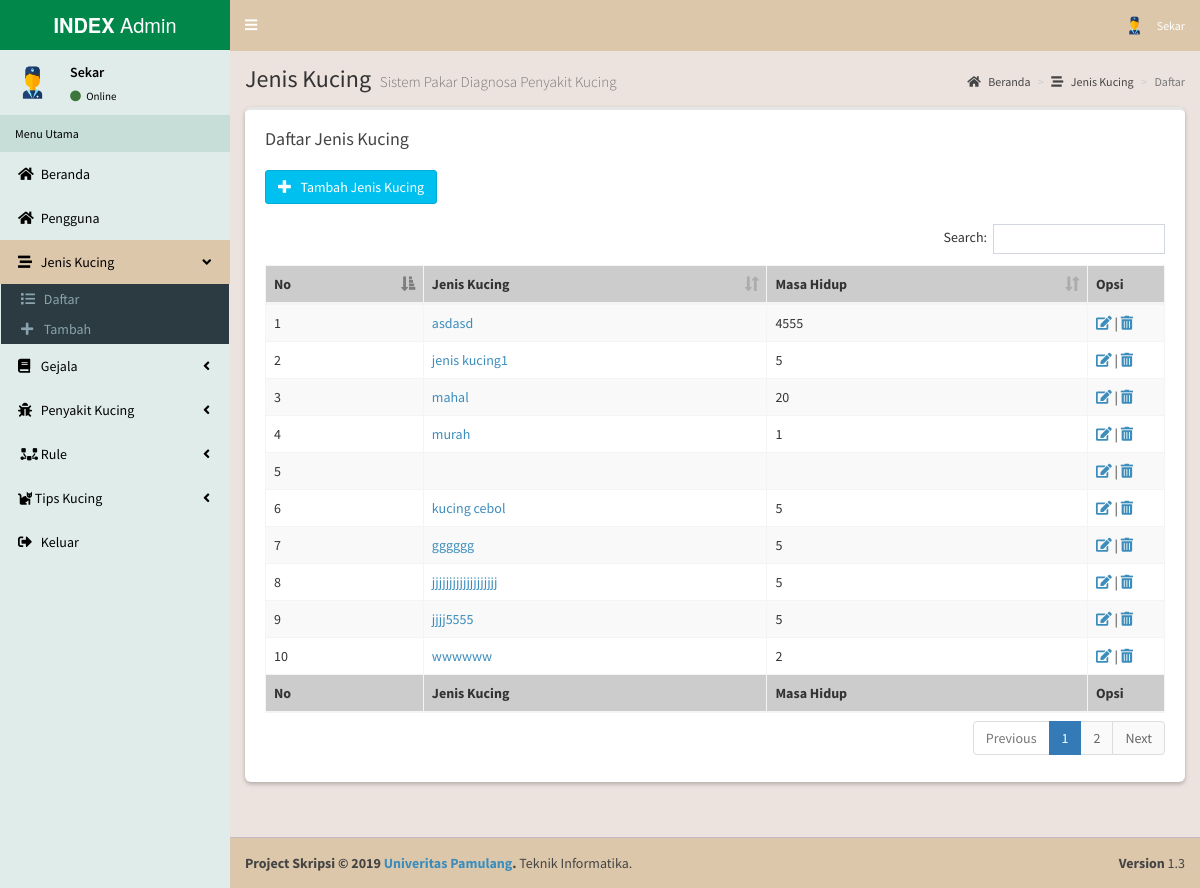
/admin/index.php?m=jenis_kucing (signed in), run on the app's committed database.
### tables this page shows
CREATE TABLE IF NOT EXISTS `pengguna` (
  `id_pengguna` int(10) NOT NULL,
  `nama_pengguna` varchar(30) NOT NULL,
  `username` varchar(20) NOT NULL,
  `password` varchar(50) NOT NULL,
  `tgl_lahir` varchar(20) NOT NULL,
  `email` varchar(30) NOT NULL,
  `alamat_pengguna` varchar(500) NOT NULL,
  `jenis_kelamin` varchar(10) NOT NULL,
  `no_telp` varchar(15) NOT NULL,
  `hak_akses` varchar(12) NOT NULL,
  `foto` varchar(50) NOT NULL
);

CREATE TABLE IF NOT EXISTS `jenis_kucing` (
  `id_jenis_kucing` varchar(10) NOT NULL,
  `jenis_kucing` varchar(30) NOT NULL,
  `masa_hidup` varchar(15) NOT NULL,
  `keterangan` text NOT NULL,
  `gambar` varchar(50) NOT NULL
);

### admin/modul/jenis_kucing/tampil.php (the view)
<?php include "atas.php"; ?>
  <div class="content-wrapper">
    <section class="content-header">
      <h1>
        Jenis Kucing
        <small>Sistem Pakar Diagnosa Penyakit Kucing</small>
      </h1>
      <ol class="breadcrumb">
        <li><a href="."><i class="fa fa-home"></i> Beranda</a></li>
        <li><a href="?m=jenis_kucing"><i class="fa fa-stream"></i> Jenis Kucing</a></li>
        <li class="active">Daftar</li>
      </ol>
    </section>
	<section class="content">
      <div class="row">
        <div class="col-xs-12">
          <div class="box">
            <div class="box-header">
              <h3 class="box-title">Daftar Jenis Kucing</h3><br><br>
			  <a href="?m=jenis_kucing&s=tambah" class="btn btn-large btn-info"><i class="glyphicon glyphicon-plus"></i> &nbsp; Tambah Jenis Kucing</a>
            </div>
            <div class="box-body">
<?php
include "../sambungan.php";
$sql="SELECT*from jenis_kucing";
$query=mysqli_query($koneksi,$sql);
if(mysqli_num_rows($query)==0){
	echo '              <table id="null" class="table table-bordered table-hover table-striped">
                <thead>
                <tr bgcolor="#ccc">
                  <th>No</th>
                  <th>Jenis Kucing</th>
                  <th>Masa Hidup</th>
                  <th>Opsi</th>
                </tr>
                </thead>
                <tbody>';
	echo "<td colspan='9'>Data Masih Kosong</td>";
}else{
	echo '              <table id="notNull" class="table table-bordered table-hover table-striped">
                <thead>
                <tr bgcolor="#ccc">
                  <th>No</th>
                  <th>Jenis Kucing</th>
                  <th>Masa Hidup</th>
                  <th>Opsi</th>
                </tr>
                </thead>
                <tbody>';
	$no=1;
	while($r=mysqli_fetch_assoc($query)){
	  echo "<tr>";
		echo "<td>$no</td>";
		echo "<td><a href='?m=jenis_kucing&s=detail&idj=".$r['id_jenis_kucing']."'>".$r['jenis_kucing']."</a></td>";
    echo "<td>".$r['masa_hidup']."</td>";
		echo '<td width=60><a href="index.php?m=jenis_kucing&s=edit&idj='.$r['id_jenis_kucing'].'"><i class="fa fa-edit"></i></a> | <a href="index.php?m=jenis_kucing&s=hapus&idj='.$r['id_jenis_kucing'].'" onclick="return confirm(\'Yakin Akan dihapus?\')"><i class="fa fa-trash-alt"></i></a></td>';
	  echo "</tr>";
		$no++;
	}
}
?>
                </tbody>
                <tfoot>
                <tr bgcolor="#ccc">
                  <th>No</th>
                  <th>Jenis Kucing</th>
                  <th>Masa Hidup</th>
                  <th>Opsi</th>
                </tr>
                </tfoot>
              </table>
            </div>
          </div>
        </div>
      </div>
    </section>
<?php include "bawah.php"; ?>

### admin/atas.php (shortened to what this page needs)
<!DOCTYPE html>
<?php
  include_once "../sambungan.php";
  $id_user = $_SESSION["id_admin"];
  $sql="SELECT * FROM pengguna where id_pengguna='$id_user'";
  $query=mysqli_query($koneksi,$sql);
  $r=mysqli_fetch_array($query);
  if(empty($r['foto'])){
    $r['foto'] = "default-admin.png";
  }
?>
<html lang="en">
  <head>
    <link rel="stylesheet" href="bootstrap/css/bootstrap.min.css">
    <link rel="stylesheet" href="../css/fontawesome-5.11.2/css/all.css">
    <link rel="stylesheet" href="css/ionicons.min.css">
    <link rel="stylesheet" href="../css/dist/css/AdminLTE.css">
    <link rel="stylesheet" href="../css/dist/css/skins/skin-custom-admin.css">
    <link rel="stylesheet" href="plugins/iCheck/flat/blue.css">
    <link rel="stylesheet" href="plugins/morris/morris.css">
    <link rel="stylesheet" href="plugins/jvectormap/jquery-jvectormap-1.2.2.css">
    <link rel="stylesheet" href="plugins/bootstrap-wysihtml5/bootstrap3-wysihtml5.min.css">
    <link rel="stylesheet" type="text/css" href="plugins/datatables-2/dataTables.min.css">
  </head>
  <body class="skin-custom_admin sidebar-mini">
    <div class="wrapper">
      <header class="main-header">
        <a href="." class="logo">
          <span class="logo-lg"><b>INDEX</b> Admin</span>
        </a>
        <nav class="navbar navbar-static-top" role="navigation">
          <a href="#" class="sidebar-toggle" data-toggle="offcanvas" role="button">
          </a>
          <div class="navbar-custom-menu">
            <ul class="nav navbar-nav">
              <li class="dropdown user user-menu">
                <a href="#" class="dropdown-toggle" data-toggle="dropdown">
                  <img src="../images/pengguna/<?php echo $r['foto']; ?>" class="user-image" alt="<?php echo $r['username']; ?>">
                  <small><?php echo $r['nama_pengguna']; ?></small>
                </a>
              </li>
            </ul>
          </div>
        </nav>
      </header>
      <aside class="main-sidebar">
        <section class="sidebar">
          <div class="user-panel">
            <div class="pull-left image">
              <img src="../images/pengguna/<?php echo $r['foto']; ?>" class="img-circle" alt="<?php echo $r['username']; ?>">
            </div>
            <div class="pull-left info">
              <p><?php echo $r['nama_pengguna']; ?></p>
              <a href="?m=admin&s=profil"><i class="fa fa-circle text-success"></i> Online</a>
            </div>
          </div>
          <ul class="sidebar-menu">
            <li class="header">Menu Utama</li>
            <li class="<?php if($aktif=='Beranda') echo 'active';?> treeview">
              <a href=".">
                <i class="fa fa-home"></i> <span>Beranda</span>
              </a>
            </li>
            <li class="<?php if($aktif=='Pengguna') echo 'active';?> treeview">
              <a href="?m=pengguna">
                <i class="fa fa-home"></i> <span>Pengguna</span>
              </a>
            </li>
            <li class="<?php if($aktif=='Jenis Kucing') echo 'active';?> treeview">
              <a href="#">
                <i class="fa fa-stream"></i> <span>Jenis Kucing</span>
                <i class="fa fa-angle-left pull-right"></i>
              </a>
              <ul class="treeview-menu">
                <li><a href="?m=jenis_kucing"><i class="fa fa-list"></i> Daftar</a></li>
                <li><a href="?m=jenis_kucing&s=tambah"><i class="fa fa-plus"></i> Tambah</a></li>
              </ul>
            </li>
            <li class="<?php if($aktif=='Gejala') echo 'active';?> treeview">
              <a href="#">
                  <i class="fa fa-book"></i> <span>Gejala</span>
                <i class="fa fa-angle-left pull-right"></i>
              </a>
            </li>
            <li class="<?php if($aktif=='Penyakit Kucing') echo 'active';?> treeview">
              <a href="#">
                <i class="fa fa-bug"></i> <span>Penyakit Kucing</span>
                <i class="fa fa-angle-left pull-right"></i>
              </a>
            </li>
            <li class="<?php if($aktif=='Rule') echo 'active';?> treeview">
              <a href="#">
                <i class="fa fa-bezier-curve fa-rotate-180"></i> <span>Rule</span>
                <i class="fa fa-angle-left pull-right"></i>
              </a>
            </li>
            <li class="<?php if($aktif=='Tips Kucing') echo 'active';?> treeview">
              <a href="#">
                <i class="fas fa-cat"></i> <span>Tips Kucing</span>
                <i class="fa fa-angle-left pull-right"></i>
              </a>
            </li>
            <li>
              <a href="logout.php">
                <i class="fa fa-sign-out-alt"></i> <span>Keluar</span> <small class="label pull-right bg-green"></small>
              </a>
            </li>
          </ul>
        </section>
      </aside>

### data on the page
pengguna: username (placeholder picture), nama_pengguna "Sekar"
jenis_kucing: jenis_kucing "asdasd", masa_hidup "4555"
jenis_kucing: jenis_kucing "jenis kucing1", masa_hidup "5"
jenis_kucing: jenis_kucing "mahal", masa_hidup "20"
jenis_kucing: jenis_kucing "murah", masa_hidup "1"
jenis_kucing: jenis_kucing "kucing cebol", masa_hidup "5"
jenis_kucing: jenis_kucing "gggggg", masa_hidup "5"
jenis_kucing: jenis_kucing "jjjjjjjjjjjjjjjjjjj", masa_hidup "5"
jenis_kucing: jenis_kucing "jjjj5555", masa_hidup "5"
jenis_kucing: jenis_kucing "wwwwww", masa_hidup "2"
